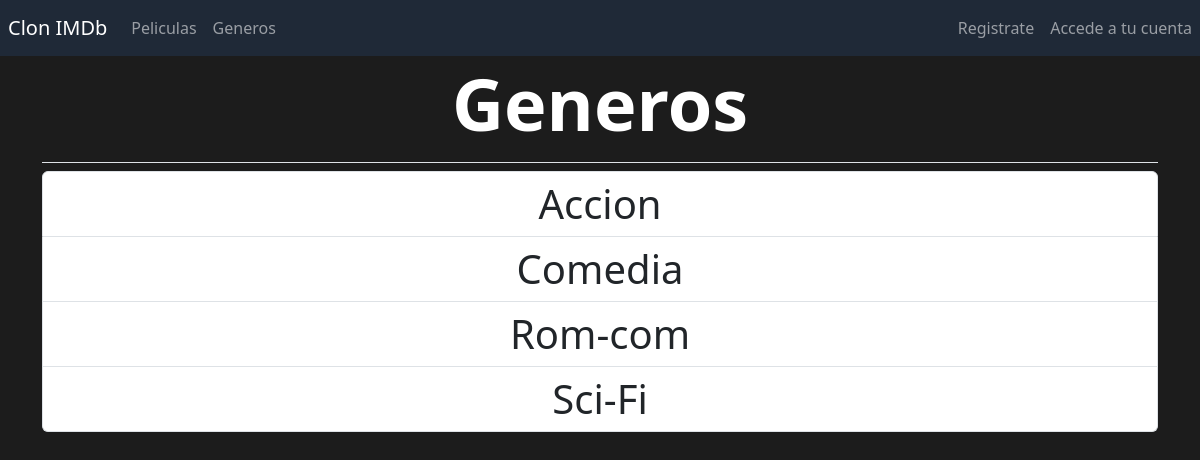
/generos/, run on an earlier commit of the app's database.
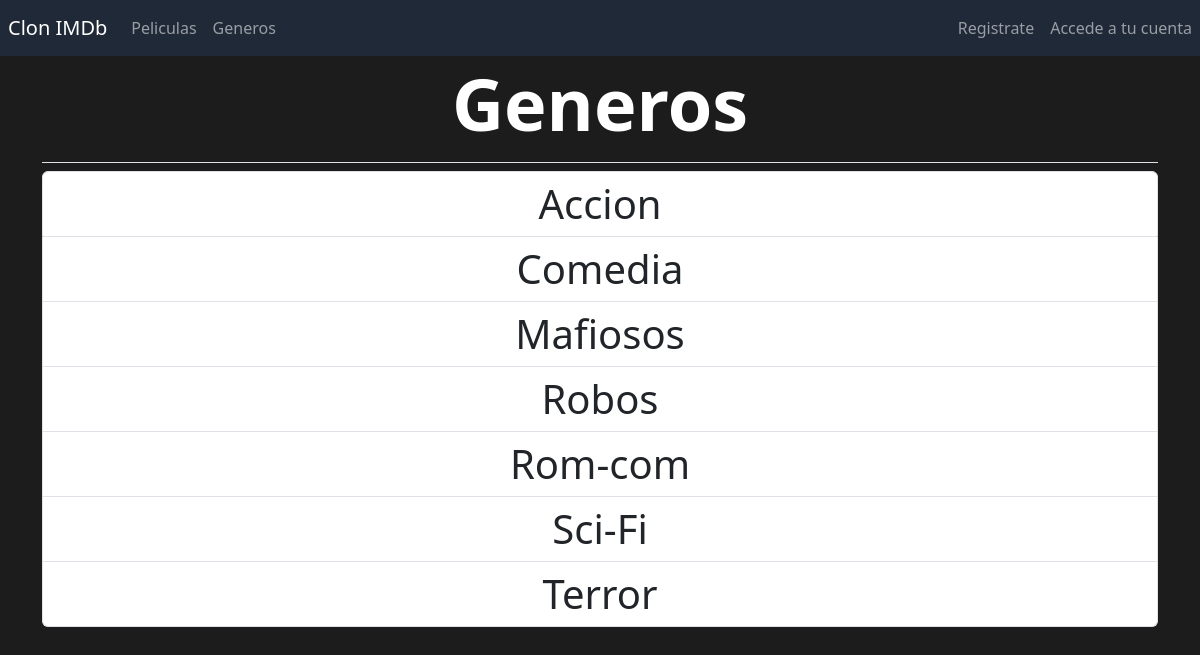
And on a later commit of the database.
### appIMDb/models.py (models this page shows)
class Genero(models.Model):
    nombre = models.CharField(max_length=50)
    class Meta:
        verbose_name_plural = 'generos'
    def __str__(self):
        return f"{self.nombre}"

### appIMDb/views.py (the view)
# urls.py: path('generos/', views.generos, name='generos'),
def generos(request):
    generos = Genero.objects.order_by('nombre')
    context = {'generos': generos}
    return render(request, 'appIMDb/generos.html', context)

### appIMDb/templates/appIMDb/generos.html
{% extends 'appIMDb/base.html' %}
{% block page_header %}
    <h1 class="display-2">
        <div class="fw-bold" style="text-align: center;">
            Generos
        </div>
    </h1>
{% endblock page_header %}
{% block content %}
    <div class="list-group">
        {% for genero in generos %}
            <a href="{% url 'appIMDb:genero' genero.id %}"
                class="list-group-item list-group-item-action text-center display-6">
                {{ genero }}
            </a>
        {% empty %}
            <p class="list-group-item list-group-item-action text-center display-6">
                Aun no se ha registrado ningun genero.
            </p>
        {% endfor %}
    </div>
{% endblock content %}

### appIMDb/templates/appIMDb/base.html (shortened to what this page needs)
{% load bootstrap5 %}
<!DOCTYPE html>
<html lang="es">
  <head>
    {% load static %}
    <link rel="stylesheet" href="{% static 'appIMDb/styles.css' %}">
    {% bootstrap_css %}
    {% load static %}
  </head>
  <body style="background-color: #1C1C1C; color: white;">
    <nav class="navbar navbar-expand-lg navbar-dark fixed-top"
    style="background-color: #1F2937;">
      <a class="navbar-brand" href="{% url 'appIMDb:index' %}"
        style="padding-left: 1vh;">
        Clon IMDb
      </a>
      <div class="collapse navbar-collapse" id="navbarSupportedContent">
        <ul class="navbar-nav mr-auto me-auto mb-lg-0">
            <li class="nav-item">
              <a class="nav-link" href="{% url 'appIMDb:peliculas' %}">
                Peliculas
              </a>
            </li>
            <li class="nav-item">
              <a class="nav-link" href="{% url 'appIMDb:generos' %}">
                Generos
              </a>
            </li>
        </ul>
        <ul class="navbar-nav ml-auto">
          {% if user.is_authenticated %}
            <span class="navbar-text">
              Hola, {{ user.username }}.
            </span>
            <li class="nav-item">
              <a class="nav-link" href="{% url 'users:listaFav' %}">
                Favoritos
              </a>
            </li>
            <li class="nav-item">
              <a class="nav-link" href="{% url 'users:logout' %}">
                Cerrar sesion
              </a>
            </li>
          {% else %}
            <li class="nav-item">
              <a class="nav-link" href="{% url 'users:registro' %}">
                Registrate
              </a>
            </li>
            <li class="nav-item">
              <a class="nav-link" href="{% url 'users:login' %}">
                Accede a tu cuenta
              </a>
            </li>
          {% endif %}
        </ul>
      </div>
    </nav>
    <main role="main" class="container">
      <div class="pb-2 mb-2 border-bottom" style="padding-top: 60px;">
          {% block page_header %}
          {% endblock page_header %}
      </div>
      <div>
          {% block content %}
          {% endblock content %}
      </div>
  </main>
  </body>
</html>

What changed in the data, as far as the page shows it:
added Genero: nombre "Mafiosos"
added Genero: nombre "Robos"
added Genero: nombre "Terror"
